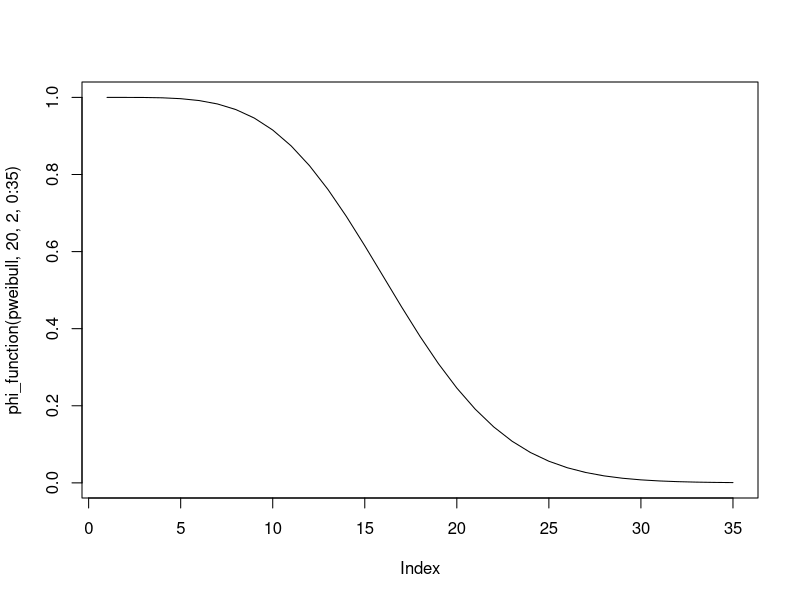
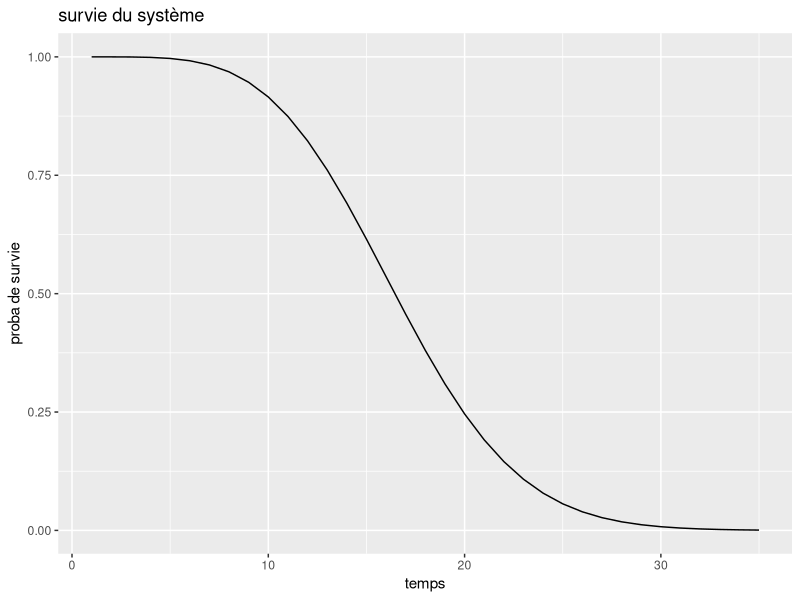
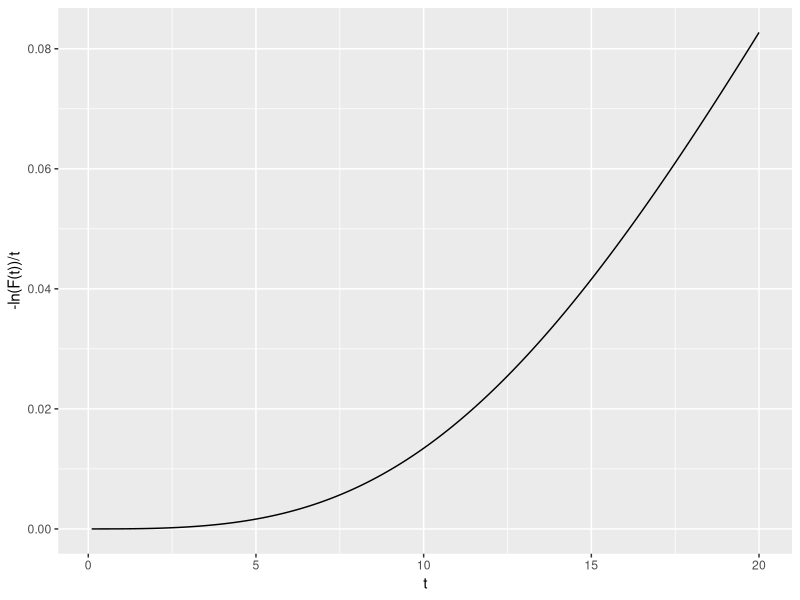
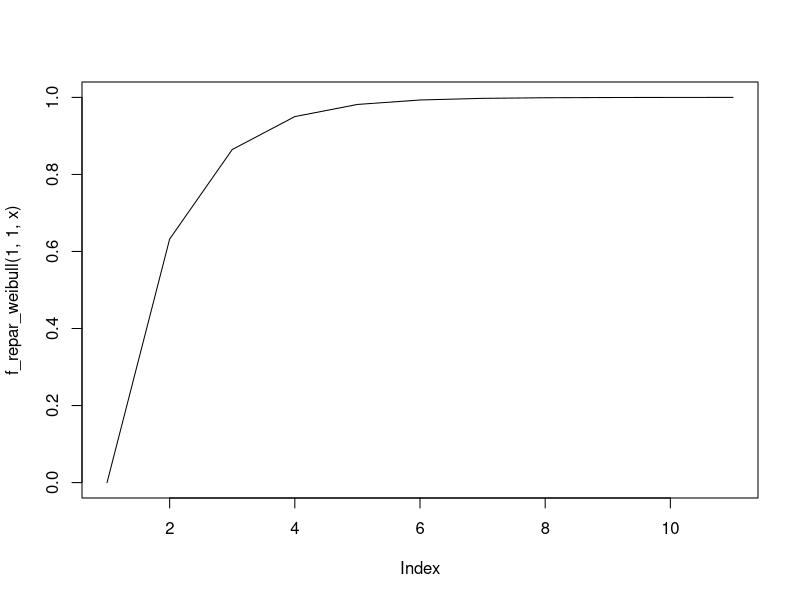
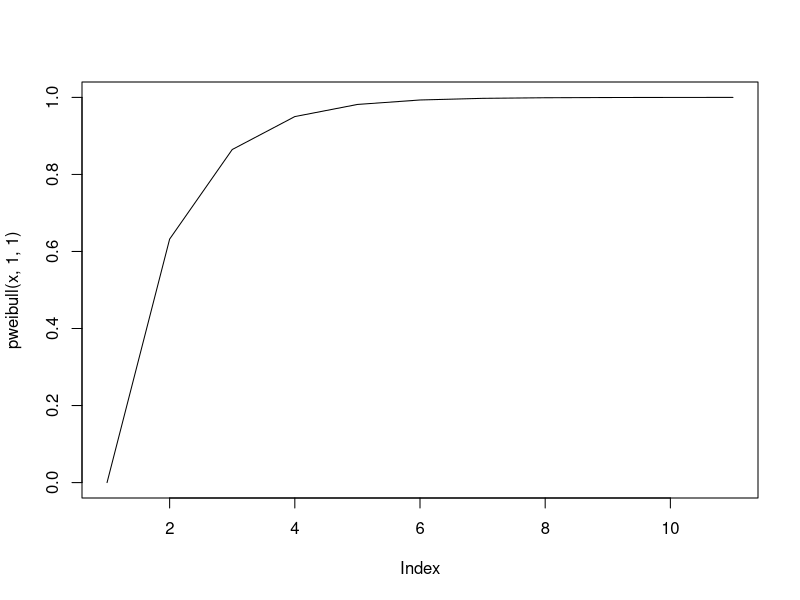

Source code (R) for these figures, in order:
library(magrittr)
library(dplyr)
library(ggplot2)

# TP 1 

## Question 1

phi <- function(x){
  rep <- ((x[3]*(1-(1-x[1])*(1-x[2]))*(1-(1-x[4])*(1-x[5])))+(1-x[3])*(1-(1-x[1]*x[4])*(1-x[2]*x[5])))*(1-(1-x[6]*x[7])*(1-x[8])*(1-x[9]))
  return(rep)
}

# question 2

phi_function <- function(loi, lambda, beta, t){
  R1 <- 1-loi(t, shape = beta, scale = lambda)
  R2 <- 1-loi(t, shape = beta, scale = lambda)
  R3 <- 1-loi(t, shape = beta, scale = lambda)
  R4 <- 1-loi(t, shape = beta, scale = lambda)
  R5 <- 1-loi(t, shape = beta, scale = lambda)
  R6 <- 1-loi(t, shape = beta, scale = lambda)
  R7 <- 1-loi(t, shape = beta, scale = lambda)
  R8 <- 1-loi(t, shape = beta, scale = lambda)
  R9 <- 1-loi(t, shape = beta, scale = lambda)
  rep <- ((R3[t]*(1-(1-R1[t])*(1-R2[t]))*(1-(1-R4[t])*(1-R5[t])))+(1-R3[t])*(1-(1-R1[t]*R4[t])*(1-R2[t]*R5[t])))*(1-(1-R6[t]*R7[t])*(1-R8[t])*(1-R9[t]))
  return(rep)
}




## Question 3

plot(phi_function(pweibull, 20, 2, 0:35), type = 'l')

g <- ggplot() +
  geom_line(aes(x = 1:35, y = phi_function(pweibull, 20, 2, 0:35))) +
  labs(title = "survie du système",
       x = "temps",
       y = "proba de survie")

g

## Question 4

# survie <- function(lambda, beta, t){
#   R1 <- 1-pweibull(t, shape = beta, scale = lambda)
#   R2 <- 1-pweibull(t, shape = beta, scale = lambda)
#   R3 <- 1-pweibull(t, shape = beta, scale = lambda)
#   R4 <- 1-pweibull(t, shape = beta, scale = lambda)
#   R5 <- 1-pweibull(t, shape = beta, scale = lambda)
#   R6 <- 1-pweibull(t, shape = beta, scale = lambda)
#   R7 <- 1-pweibull(t, shape = beta, scale = lambda)
#   R8 <- 1-pweibull(t, shape = beta, scale = lambda)
#   R9 <- 1-pweibull(t, shape = beta, scale = lambda)
#   rep <- -log(((R3[t]*(1-(1-R1[t])*(1-R2[t]))*(1-(1-R4[t])*(1-R5[t])))+(1-R3[t])*(1-(1-R1[t]*R4[t])*(1-R2[t]*R5[t])))*(1-(1-R6[t]*R7[t])*(1-R8[t])*(1-R9[t]))/t)
#   # rep <- -log(rep)/t
#   return(rep)
#   # rep <- -log(1 - phi_function(lambda, beta, t))/t
# }

survie <- function(lambda, beta, t){
  rep=NULL
  for(i in 1:length(t)){
    R1 <- 1-pweibull(t[i], shape = beta, scale = lambda)
    R2 <- 1-pweibull(t[i], shape = beta, scale = lambda)
    R3 <- 1-pweibull(t[i], shape = beta, scale = lambda)
    R4 <- 1-pweibull(t[i], shape = beta, scale = lambda)
    R5 <- 1-pweibull(t[i], shape = beta, scale = lambda)
    R6 <- 1-pweibull(t[i], shape = beta, scale = lambda)
    R7 <- 1-pweibull(t[i], shape = beta, scale = lambda)
    R8 <- 1-pweibull(t[i], shape = beta, scale = lambda)
    R9 <- 1-pweibull(t[i], shape = beta, scale = lambda)
    rep[i] <- -log(((R3*(1-(1-R1)*(1-R2))*(1-(1-R4)*(1-R5)))+(1-R3)*(1-(1-R1*R4)*(1-R2*R5)))*(1-(1-R6*R7)*(1-R8)*(1-R9)))/t[i]
  }
  return(rep)
}


survie(20, 2, seq(0.1, 20, 0.1))

g <- ggplot() +
  geom_line(aes(x = seq(0.1, 20, 0.1), y = survie(20, 2, seq(0.1, 20, 0.1)))) +
  labs(x = "t",
       y = "-ln(F(t))/t")

g


# Question 5 
# simulation d'une loi de weibull avec la méthode des quantile. 

f_repar_weibull <- function(lambda, beta, x){
  rep <- 1-exp(-(x/lambda)^beta)
  return(rep)
}

f_repar_weibull(1,1,0:5)

realisation_weibull<- function(lambda,beta,a){
  
  u=runif(1, min=0, max=1)
  g=f_repar_weibull(lambda,beta,a) 
  v=g>u
  
  for(i in 1:length(a)){
    nb=i
    if (v[i]==TRUE) { break }
  }
  
  return(nb)
}

realisation_weibull(1,1,1:10)

n_realisation_weibull<-function(n,lambda,beta,a){
  vect=NULL
  for(i in 1:n){
    vect[i]=realisation_weibull(lambda,beta,a)
  }
  return(vect)
}
n_realisation_weibull(10,1,1,1:5)

rweibull(10,1,1)

x<- 0:10
plot(f_repar_weibull(1,1,x),type = "l")
plot(pweibull(x,1,1),type = "l")


# Question 5 

inverse_pweibull <- function(lambda, beta, u){
  rep <- lambda*(-(log(1-u)^(1/beta)))
  return(rep)
}

phi2 <- function(lambda, beta, a, n){
  u <- runif(9)
  t <- seq(0, a, n)
  x <- matrix(0, nrow = n, ncol = 9)
  
  for(i in 1:n){
    for(j in 1:9){
      if(t[i] < inverse_pweibull(lambda, beta, u)){
        x[i,j] <- 1
      }
    }
    rep[i] <- phi(x[i,])
  }
}

# Question 6

lambda <- 5
beta <- 5

t <- seq(0, 10, 0.1)

R <- matrix(rep(0, length(t)*9), nrow = length(t), ncol = 9)
S <- rep(0, length(t))

for(i in 1:length(t)){
  y <- 1 - pweibull(t[i], lambda, beta)
  R[i,] <- rep(y, 9)
  S[i] <- survie(lambda, beta, R[i,])
}


# Projet 2

## Exercice 1

phi <- function(x){
  rep <- x[5]*x[6]*((1-(1-x[1]*x[3])(1-x[2]*x[4]))*(1-(1-x[7]*x[8])*(1-x[9]*x[10])))+(1-x[5]*x[6])((1-(1-x[1]*x[3]*x[7]*x[8])*(1-x[2]*x[4]*x[9]*x[10])))
  return(rep)
}

## Exercice 2

t <- seq(0, 30, 0.1)
X <- matrix(data = rep(0, 10*length(t)), ncol = 10, nrow = length(t))
S <- rep(0,length(t))
